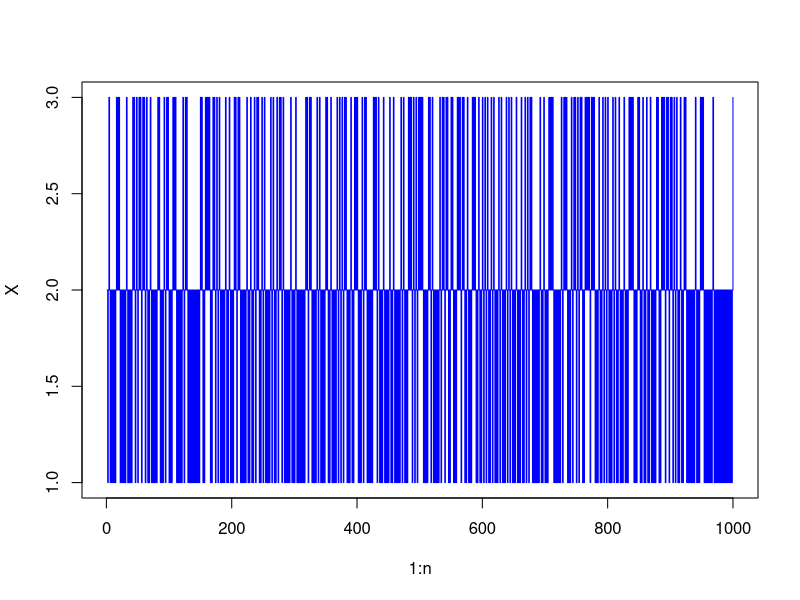
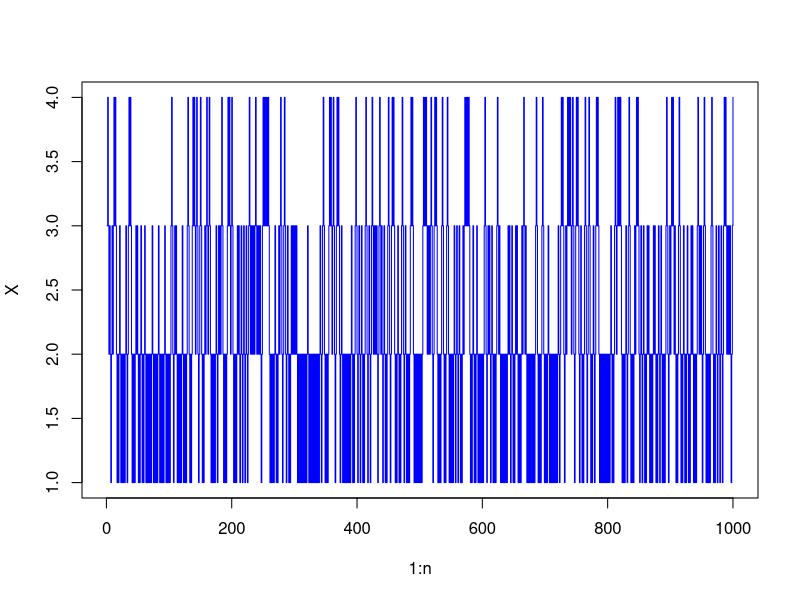
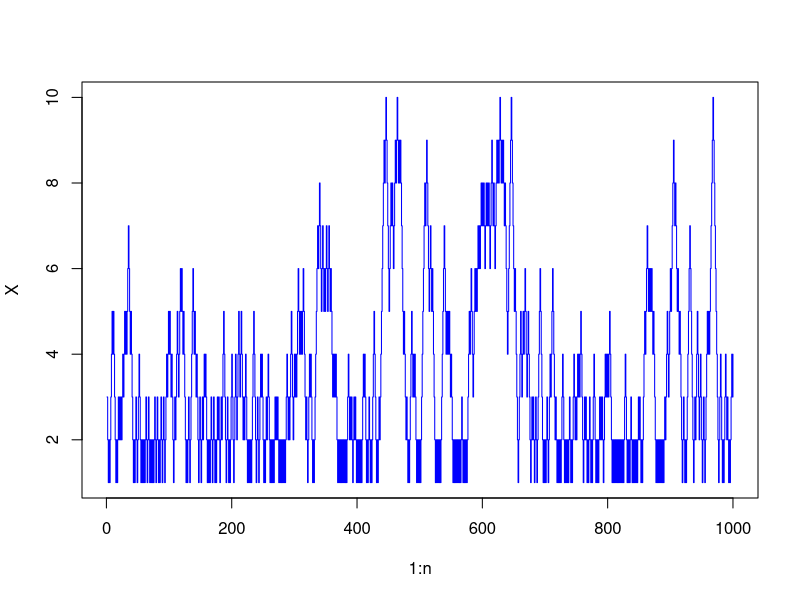

The R script that drew these images, in order:
init3<-rep(0.33,3)
mP3<-matrix(0,3,3)
S3 <-c(1:3)  # state space
mP3[1,]<- c(0,1,0)
mP3[2,]<- c(0.6,0,0.4)
mP3[3,]<-c(0,1,0)

init4<-rep(0.25,4)
mP4<-matrix(0,4,4)
S4 <-c(1:4)  # state space
mP4[1,]<- c(0,1,0,0)
mP4[2,]<- c(0.6,0,0.4,0)
mP4[3,]<-c(0,0.6,0,0.4)
mP4[4,]<-c(0,0,1,0)

########
# 8.1 a)

birth_death_N <- function(p, N) {
    init = rep(1/N, N)
    mpN = matrix(0, N,N)
    SN = c(1:N)
    for (i in 1:N) {
        if ( i == 1) {
            mpN[1,2] = 1
        } else if ( i == N ) {
            mpN[N,N-1] = 1
        } else {
            mpN[i,i-1] = 1-p
            mpN[i,i+1] = p        
        }
    }
    return(list("init"=init, "mpN"=mpN, "SN"=SN))
}

iter = 1000
simulate_plot = function( init, mP, S, iter) {
    n=iter
    X = c(rep(0,n+1))
    X[1]<-sample(S,1, prob=init )
    k=1
    for (k in 2:(n+1)) {
        X[k]<-sample(S,1, prob=mP[X[k-1],] )
    }
    X = X[-1]
    plot(1:n, X, type="s", col="blue")
}

PP = 0.4
N=3
record = birth_death_N(PP, N)
init = record$init
mP = record$mpN
S = record$SN
simulate_plot(init, mP, S, iter)

N=4
record = birth_death_N(PP, N)
init = record$init
mP = record$mpN
S = record$SN
simulate_plot(init, mP, S, iter)

#########
# b)
N=10
record = birth_death_N(PP, N)
init = record$init
mP = record$mpN
S = record$SN
simulate_plot(init, mP, S, iter)

#########
# c Implement (4) and find pi_0 .. pi_n
qq = 1-PP

Phi = rep(0, N)
Phi[1] = 1
Phi[2] = 1/qq
if ( N>3) {
    for (i in 3:(N-1)) {
        Phi[i] = Phi[i-1]* (PP/qq)
    }
}
Phi[N] = Phi[N-1]*PP

acumSum = sum(Phi)
Pi_k = rep(0, N)
for ( i in 1:N) {
    Pi_k[i] = Phi[i] / acumSum
}

######################
# 8.3 c -d
######################
aaa =  matrix(0,6,6)
aaa[1,] = c(1/6,1/6,1/6,1/6,1/6,1/6)
aaa[2,] = c(1/4, 1/4, 1/4, 0, 1/4, 0)
aaa[3,] = c(0,0,1/3, 2/3, 0,0)
aaa[4,] = c(0,0,2/3, 1/3, 0,0)
aaa[5,] = c(0,0,0,0,1/4, 3/4)
aaa[6,] = c(0,0,0,0,1/5,4/5)


aaa_2 = aaa %*% aaa
for (i in 1:10) {  # 2^11 = 2048
    aaa_2 = aaa_2 %*% aaa_2
}
print(aaa_2)

init= aaa[1,]
n=100
S=c(1:6)
X = c(rep(0,n+1))
X[1]<-sample(S,1, prob=init )
X[1] = 2
for(k in 2:(n+1)) {
    print(X)
    X[k] = sample(S,1, prob=aaa[X[k-1],] )
}
X = X[-1]
empirical_freq = table(X)/n

###########
U = matrix(0,2,4)
U[1,] = c(0.43,0.07,0.43,0.07)
U[2,] = c(0.29,0.21,0.29,0.21)

y_1=c(0.5,0.5)
y_2=c(0.5,0.5)
y_1 = t(t(y_1))
y_2 = t(t(y_2))

#### incorrect #####
aaa_C = matrix(0,2,2)
aaa_C[1,]=c(1/3,2/3)
aaa_C[2,]=c(1,1)#c(2/3,1/3)

id=matrix(0,2,2)
id[1,1]=1
id[2,2]=1

solve((id-aaa_C), c(0,1))

aaa_D = matrix(0,2,2)
aaa_D[1,]=c(1/4,3/4)
aaa_D[2,]=c(1/5,4/5)
##### end incorrect #######

####
# d)
####
z_0 = c(0.5, 0.5)
aaa[1:2,1:2] %*% z_0

#################
# 8.2
################
mmp = matrix(0,3,3)
mmp[1,] = c(0.5,0.5,0)
mmp[2,] = c(0.5,0,0.5)
mmp[3,] = c(0,0.25, 0.75)
init= c(0.33,0.33,0.33)
n=10000
S=c(1:3)
X = c(rep(0,n+1))
X[1]<-sample(S,1, prob=init )
for(k in 2:(n+1)) {
    X[k] = sample(S,1, prob=mmp[X[k-1],] )
}
X = X[-1]
empirical_freq = table(X)/n




